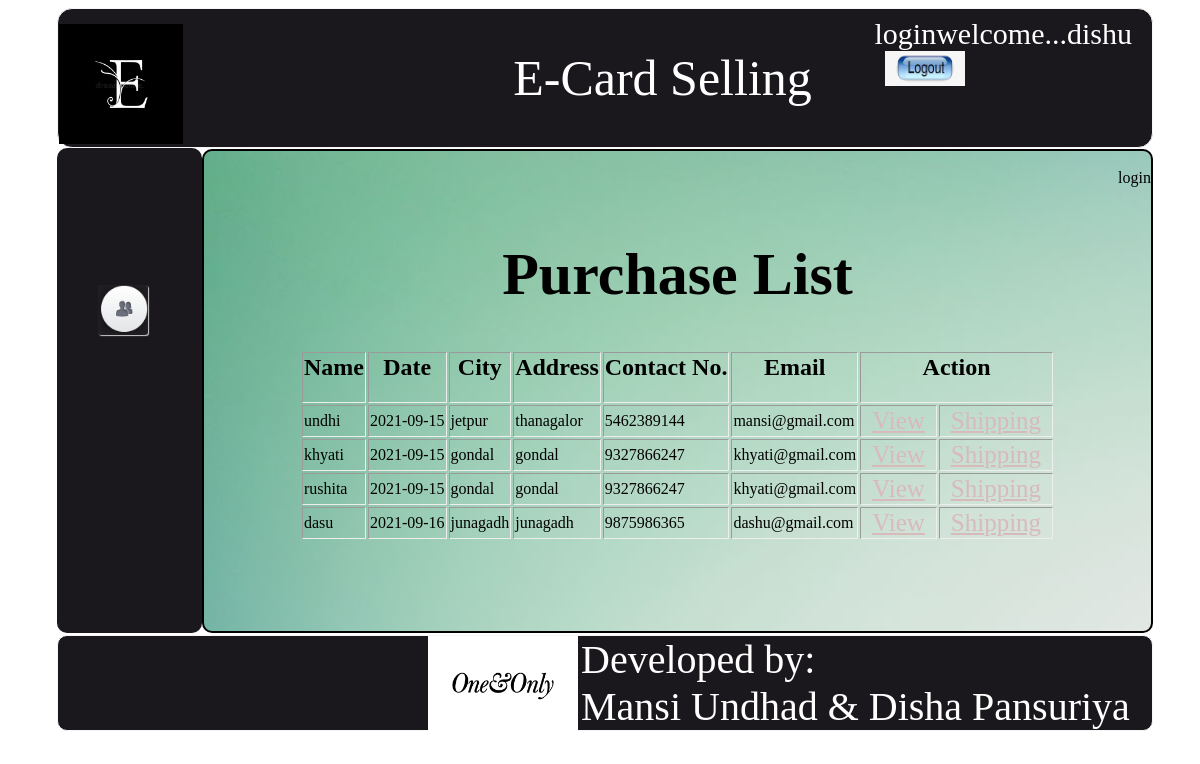
/index.php?page=view_purchase (signed in), run on the app's committed database.
### tables this page shows
CREATE TABLE IF NOT EXISTS `bill1` (
`b1_id` int(10) NOT NULL,
  `b1_r_id` int(10) NOT NULL,
  `b1_total` int(10) NOT NULL,
  `b1_date` date NOT NULL,
  `b1_nm` varchar(50) NOT NULL,
  `b1_adr` text NOT NULL,
  `b1_cont` text NOT NULL,
  `b1_city` varchar(50) NOT NULL,
  `b1_eml` varchar(50) NOT NULL,
  `b1_status` tinyint(1) NOT NULL
);

### include/view_purchase.php (the view, shortened to what this page needs)
<br>
<body>
	<form>
	<table border=2 align="center" class="table">
	<tr>
		<th colspan="8"  class="td"><h1>Purchase List</h1></th>
	</tr>
	<tr>
		<th><h2>Name</h2></th>
		<th><h2>Date</h2></th>
		<th><h2>City</h2></th>
		<th><h2>Address</h2></th>
		<th><h2>Contact No.</h2></th>
		<th><h2>Email</h2></th>
		<th colspan="2"><h2>Action</h2></th>
	</tr>
	<?php
		include("../connection.php");
		$que="select * from bill1 where b1_status=0";
		$res=mysql_query($que);
		while($row=mysql_fetch_array($res))
		{
			echo"<tr>";
			echo"<td>".$row['b1_nm']."</td>";
			echo"<td>".$row['b1_date']."</td>";
			echo"<td>".$row['b1_city']."</td>";
			echo"<td>".$row['b1_adr']."</td>";
			echo"<td>".$row['b1_cont']."</td>";
			echo"<td>".$row['b1_eml']."</td>";
			echo"<td><a href='index.php?page=view_purchase_product&b1_id=".$row['b1_id']."'>View</a></td>";
			echo"<td><a href='index.php?page=shipping&b1_id=".$row['b1_id']."'>Shipping</a></td>";
			echo"</tr>";
		}
	?>
</table>
</form>
</body>

### css/style.css (style rules this page uses)
a { margin:10px; color:#d8baba; font-size:25px; }
.td { font-size:30px; font-family:monotype corsiva; border:0px; }
.table { border-radius:10px; padding:50px 0px 0px 0px; border:0px; }

### data on the page
bill1: b1_nm "undhi", b1_date "2021-09-15", b1_city "jetpur", b1_adr "thanagalor", b1_cont "5462389144", b1_eml "mansi@gmail.com"
bill1: b1_nm "khyati", b1_date "2021-09-15", b1_city "gondal", b1_adr "gondal", b1_cont "9327866247", b1_eml "khyati@gmail.com"
bill1: b1_nm "rushita", b1_date "2021-09-15", b1_city "gondal", b1_adr "gondal", b1_cont "9327866247", b1_eml "khyati@gmail.com"
bill1: b1_nm "dasu", b1_date "2021-09-16", b1_city "junagadh", b1_adr "junagadh", b1_cont "9875986365", b1_eml "dashu@gmail.com"

### other printed values
$_SESSION['unm'] "dishu"
